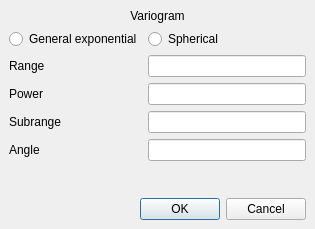
<?xml version="1.0" encoding="UTF-8"?>
<ui version="4.0">
 <author>Øystein Monsrud Arneson and Andreas B. Lindblad</author>
 <class>VariogramDialog</class>
 <widget class="QDialog" name="VariogramDialog">
  <property name="geometry">
   <rect>
    <x>0</x>
    <y>0</y>
    <width>315</width>
    <height>229</height>
   </rect>
  </property>
  <property name="windowTitle">
   <string>Variogram</string>
  </property>
  <layout class="QVBoxLayout">
   <property name="spacing">
    <number>6</number>
   </property>
   <property name="margin">
    <number>9</number>
   </property>
   <item>
    <widget class="QLabel" name="variogramLabel">
     <property name="text">
      <string>Variogram</string>
     </property>
     <property name="alignment">
      <set>Qt::AlignCenter</set>
     </property>
    </widget>
   </item>
   <item>
    <layout class="QGridLayout">
     <property name="margin">
      <number>0</number>
     </property>
     <property name="spacing">
      <number>6</number>
     </property>
     <item row="0" column="0">
      <widget class="QRadioButton" name="genexpRadioButton">
       <property name="toolTip">
        <string>&lt;qt&gt;The variogram will be general exponential.</string>
       </property>
       <property name="text">
        <string>General exponential</string>
       </property>
      </widget>
     </item>
     <item row="2" column="1">
      <widget class="QLineEdit" name="powerLineEdit">
       <property name="toolTip">
        <string>&lt;qt&gt;Value between 1 and 2 for the power of the general exponential variogram.</string>
       </property>
      </widget>
     </item>
     <item row="3" column="1">
      <widget class="QLineEdit" name="normalRangeLineEdit">
       <property name="toolTip">
        <string>&lt;qt&gt;Range normal to the azimuth direction.</string>
       </property>
      </widget>
     </item>
     <item row="0" column="1">
      <widget class="QRadioButton" name="sphericalRadioButton">
       <property name="toolTip">
        <string>&lt;qt&gt;The variogram will be spherical.</string>
       </property>
       <property name="text">
        <string>Spherical</string>
       </property>
      </widget>
     </item>
     <item row="2" column="0">
      <widget class="QLabel" name="powerLabel">
       <property name="toolTip">
        <string>&lt;qt&gt;Value between 1 and 2 for the power of the general exponential variogram.</string>
       </property>
       <property name="text">
        <string>Power</string>
       </property>
       <property name="buddy">
        <cstring>powerLineEdit</cstring>
       </property>
      </widget>
     </item>
     <item row="3" column="0">
      <widget class="QLabel" name="normalRangeLabel">
       <property name="toolTip">
        <string>&lt;qt&gt;Range normal to the azimuth direction.</string>
       </property>
       <property name="text">
        <string>Subrange</string>
       </property>
       <property name="buddy">
        <cstring>normalRangeLineEdit</cstring>
       </property>
      </widget>
     </item>
     <item row="1" column="0">
      <widget class="QLabel" name="rangeLabel">
       <property name="toolTip">
        <string>&lt;qt&gt;Range in the azimuth direction.</string>
       </property>
       <property name="text">
        <string>Range</string>
       </property>
       <property name="buddy">
        <cstring>rangeLineEdit</cstring>
       </property>
      </widget>
     </item>
     <item row="1" column="1">
      <widget class="QLineEdit" name="rangeLineEdit">
       <property name="toolTip">
        <string>&lt;qt&gt;Range in the azimuth direction.</string>
       </property>
      </widget>
     </item>
     <item row="4" column="0">
      <widget class="QLabel" name="angleLabel">
       <property name="toolTip">
        <string>&lt;qt&gt;Value for the azimuth direction.</string>
       </property>
       <property name="text">
        <string>Angle</string>
       </property>
       <property name="buddy">
        <cstring>angleLineEdit</cstring>
       </property>
      </widget>
     </item>
     <item row="4" column="1">
      <widget class="QLineEdit" name="angleLineEdit">
       <property name="toolTip">
        <string>&lt;qt&gt;Value for the azimuth direction.</string>
       </property>
      </widget>
     </item>
    </layout>
   </item>
   <item>
    <spacer>
     <property name="orientation">
      <enum>Qt::Vertical</enum>
     </property>
     <property name="sizeHint" stdset="0">
      <size>
       <width>297</width>
       <height>16</height>
      </size>
     </property>
    </spacer>
   </item>
   <item>
    <widget class="QDialogButtonBox" name="buttonBox">
     <property name="orientation">
      <enum>Qt::Horizontal</enum>
     </property>
     <property name="standardButtons">
      <set>QDialogButtonBox::Cancel|QDialogButtonBox::Ok</set>
     </property>
    </widget>
   </item>
  </layout>
 </widget>
 <tabstops>
  <tabstop>genexpRadioButton</tabstop>
  <tabstop>sphericalRadioButton</tabstop>
  <tabstop>rangeLineEdit</tabstop>
  <tabstop>powerLineEdit</tabstop>
  <tabstop>normalRangeLineEdit</tabstop>
  <tabstop>angleLineEdit</tabstop>
  <tabstop>buttonBox</tabstop>
 </tabstops>
 <resources/>
 <connections>
  <connection>
   <sender>buttonBox</sender>
   <signal>rejected()</signal>
   <receiver>VariogramDialog</receiver>
   <slot>reject()</slot>
   <hints>
    <hint type="sourcelabel">
     <x>316</x>
     <y>260</y>
    </hint>
    <hint type="destinationlabel">
     <x>286</x>
     <y>274</y>
    </hint>
   </hints>
  </connection>
 </connections>
</ui>
